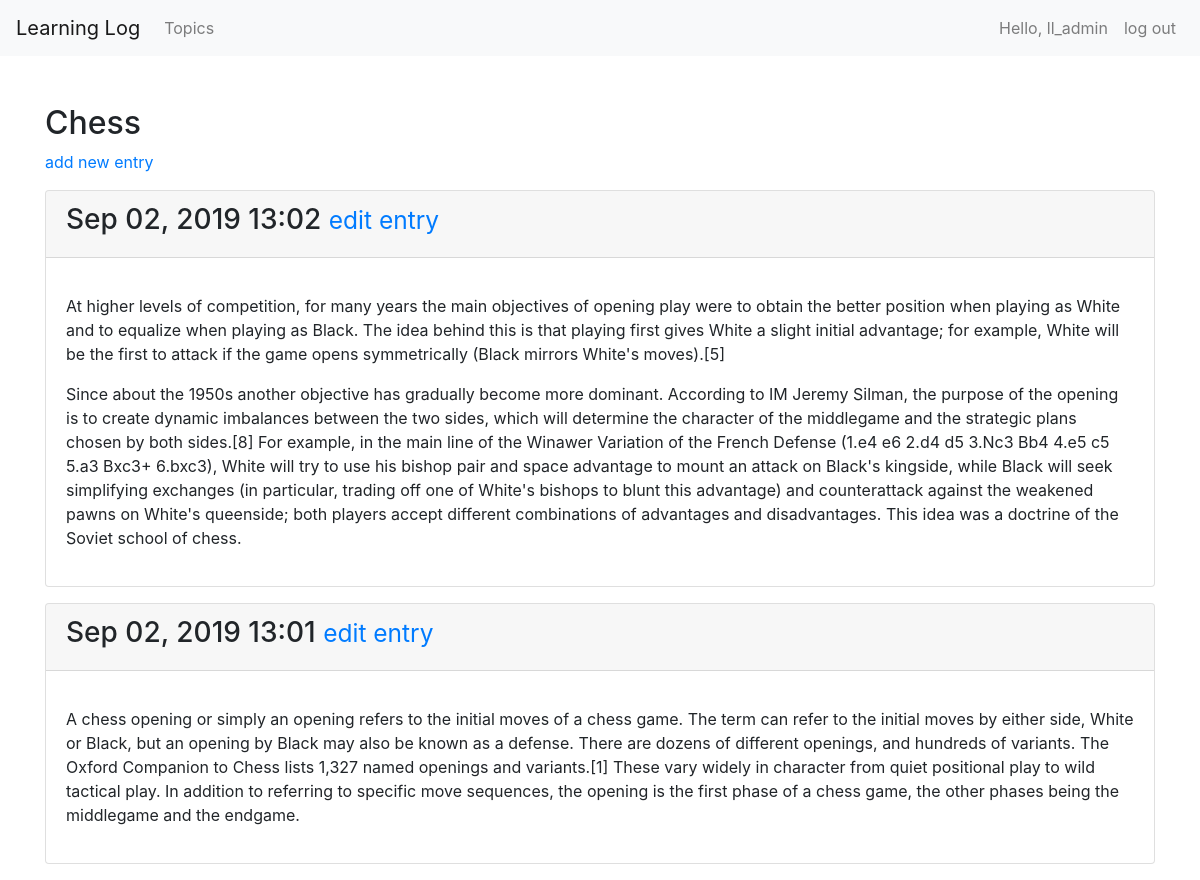
The page /topics/1/ (signed in) on the database as committed earlier.
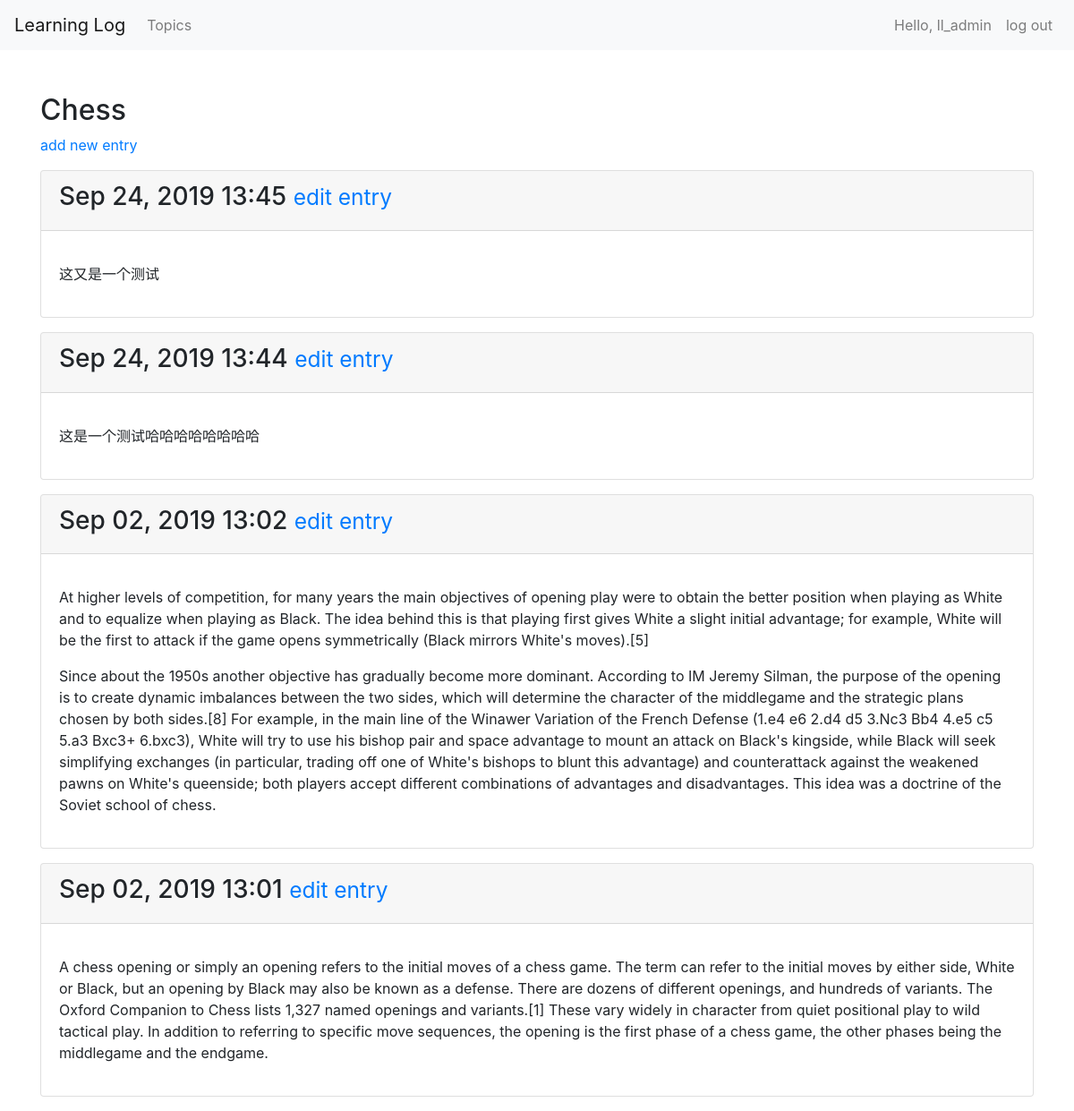
The same page on the database as committed later.
### learning_logs/models.py (models this page shows, shortened)
class Topic(models.Model):
    text = models.CharField(max_length = 200)
    date_added = models.DateTimeField(auto_now_add = True)
    owner = models.ForeignKey(User, on_delete = models.CASCADE)
    def __str__(self):
        return self.text

class Entry(models.Model):
    topic = models.ForeignKey(Topic, on_delete = models.CASCADE)
    text = models.TextField()
    date_added = models.DateTimeField(auto_now_add = True)
    class Meta:
        verbose_name_plural = 'entries'

### learning_logs/views.py (the view)
# urls.py: re_path(r'^topics/(?P<topic_id>\d+)/$', views.topic, name = 'topic'),
@login_required
def topic(request, topic_id):
    topic = Topic.objects.get(id = topic_id)
    if topic.owner != request.user:
        raise Http404
    entries = topic.entry_set.order_by('-date_added')
    context = {'topic':topic, 'entries': entries}
    return render(request, 'learning_logs/topic.html', context)

### learning_logs/templates/learning_logs/topic.html
{% extends 'learning_logs/base.html' %}
{% block header %}
    <h2>{{ topic }}</h2>
{% endblock header %}
{% block content %}
    <p>
        <a href = "{% url 'learning_logs:new_entry' topic.id %}">add new entry</a>
    </p>
        {% for entry in entries %}
            <div class="card-group">
                <div class="card mb-3">
                    <div class="card-header">
                        <h3>
                            {{ entry.date_added | date:'M d, Y H:i' }}
                            <small>
                                <a href = "{% url 'learning_logs:edit_entry' entry.id %}">edit entry</a>
                            </small>
                        </h3>
                    </div>
                    <div class="card-body">
                        <p class="card-text">
                            {{ entry.text | linebreaks }}
                        </p>
                    </div>
                </div>
            </div>
        {% empty %}
            No entry has been added yet.
        {% endfor %}
{% endblock content %}

### learning_logs/templates/learning_logs/base.html (shortened to what this page needs)
{% load bootstrap4 %}
<!DOCTYPE html>
<html lang="en">
    <head>
        {% bootstrap_css %}
    </head>
    <body>
        <nav class="navbar navbar-expand-lg navbar-light bg-light">
            <a class="navbar-brand" href="{% url 'learning_logs:index' %}">Learning Log</a>
            <div class="collapse navbar-collapse" id="navbarSupportedContent">
                <ul class="navbar-nav mr-auto">
                    <li class="nav-item">
                        <a class="nav-link" href="{% url 'learning_logs:topics' %}">Topics <span class="sr-only">(current)</span></a>
                    </li>
                </ul>
                <ul class="navbar-nav navbar-right">
                    {% if user.is_authenticated %}
                        <li class="nav-item">
                            <a class="nav-link" href="#">Hello, {{ user.username }}</a>
                        </li>
                        <li class="nav-item">
                            <a class="nav-link" href = "{% url 'users:logout' %}">log out</a>
                        </li>
                    {% endif %}
                </ul>
            </div>
        </nav>
        <div class="container mt-5">
            <div class="page-header">
                {% block header %}{% endblock header%}
            </div>
            <div>
                {% block content%} {% endblock content %}
            </div>
        </div>
    </body>

Rows that differ between the two databases and show on the page:
added Entry: date_added "Sep 24, 2019 13:45", text "这又是一个测试"
added Entry: date_added "Sep 24, 2019 13:44", text "这是一个测试哈哈哈哈哈哈哈哈"
